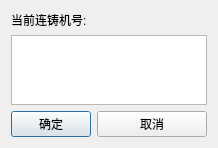
<?xml version="1.0" encoding="UTF-8"?>
<ui version="4.0">
 <class>Dialog</class>
 <widget class="QDialog" name="Dialog">
  <property name="geometry">
   <rect>
    <x>0</x>
    <y>0</y>
    <width>218</width>
    <height>147</height>
   </rect>
  </property>
  <property name="windowTitle">
   <string>修改连铸机号</string>
  </property>
  <layout class="QGridLayout" name="gridLayout">
   <item row="0" column="0">
    <layout class="QVBoxLayout" name="verticalLayout">
     <property name="sizeConstraint">
      <enum>QLayout::SetNoConstraint</enum>
     </property>
     <item>
      <widget class="QLabel" name="Labtxt_ClassNo">
       <property name="styleSheet">
        <string notr="true">font: 12pt \&quot;微软雅黑\&quot;;</string>
       </property>
       <property name="text">
        <string>当前连铸机号:</string>
       </property>
      </widget>
     </item>
     <item>
      <widget class="QTextEdit" name="LabInput_LocNo">
       <property name="styleSheet">
        <string notr="true">font: 12pt \&quot;微软雅黑\&quot;;</string>
       </property>
      </widget>
     </item>
    </layout>
   </item>
   <item row="1" column="0">
    <layout class="QFormLayout" name="formLayout">
     <item row="0" column="0">
      <widget class="QPushButton" name="Btn_LocNoYes">
       <property name="text">
        <string>确定</string>
       </property>
      </widget>
     </item>
     <item row="0" column="1">
      <widget class="QPushButton" name="Btn_LocNoNo">
       <property name="text">
        <string>取消</string>
       </property>
      </widget>
     </item>
    </layout>
   </item>
  </layout>
 </widget>
 <resources/>
 <connections/>
</ui>
